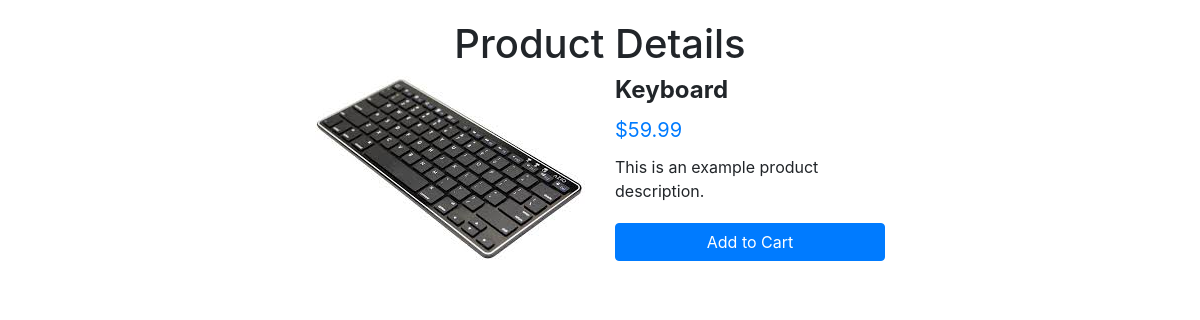
The app's page /product/2 with its own data.
### main.py (models this page shows)
class Product(db.Model):
    id = db.Column(db.Integer, primary_key=True)
    name = db.Column(db.String(100), nullable=False)
    price = db.Column(db.Float, nullable=False)
    description = db.Column(db.Text)
    photo = db.Column(db.String(100))

### main.py (the view)
@app.route('/product/<int:product_id>')
def product_details(product_id):
    product = Product.query.get(product_id)
    if product:
        return render_template('product_details.html', product=product)
    else:
        return "Product not found", 404

### main.py (called while the page is built)
@app.before_request
def check_admin():
    if request.endpoint == 'admin_panel' and (not current_user.is_authenticated or current_user.username != 'admin'):
        return redirect(url_for('login'))

### templates/product_details.html (shortened to what this page needs)
<!DOCTYPE html>
<html lang="en">
<head>
    <link href="https://stackpath.bootstrapcdn.com/bootstrap/4.5.2/css/bootstrap.min.css" rel="stylesheet">
</head>
<body>
    <div class="container product-details-container">
        <h1 class="text-center">Product Details</h1>
        <div class="row">
            <div class="col-md-6">
                <img src="{{ url_for('static', filename='img/' + product.photo) }}" alt="{{ product.name }}" class="product-img">
            </div>
            <div class="col-md-6">
                <h2 class="product-name">{{ product.name }}</h2>
                <p class="product-price">${{ product.price }}</p>
                <p class="product-description">{{ product.description }}</p>
                <form action="{{ url_for('add_to_cart', product_id=product.id) }}" method="post">
                    <button type="submit" class="btn btn-primary btn-add-to-cart">Add to Cart</button>
                </form>
            </div>
        </div>
    </div>
</body>
</html>

### templates/product_details.html (style rules this page uses)
body { padding-top: 20px; padding-bottom: 20px; }
.product-details-container { max-width: 600px; margin: 0 auto; }
.product-img { max-width: 100%; height: auto; margin-bottom: 20px; }
.product-name { font-size: 1.5rem; font-weight: bold; margin-bottom: 10px; }
.product-price { font-size: 1.25rem; color: #007bff; margin-bottom: 10px; }
.product-description { margin-bottom: 20px; }
.btn-add-to-cart { width: 100%; }

### records on screen
Product: photo (picture), name "Keyboard", price "59.99", description "This is an example product description."
